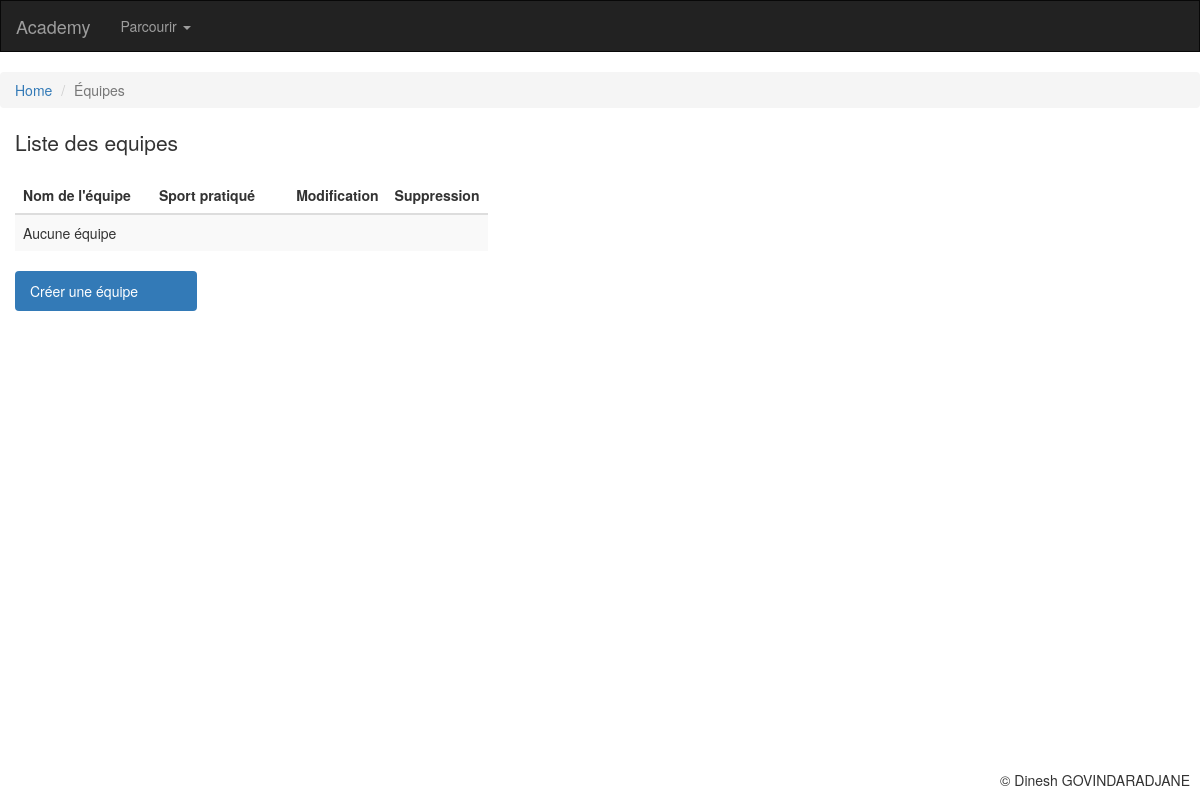
The page /academy/equipes/ on the database as committed earlier.
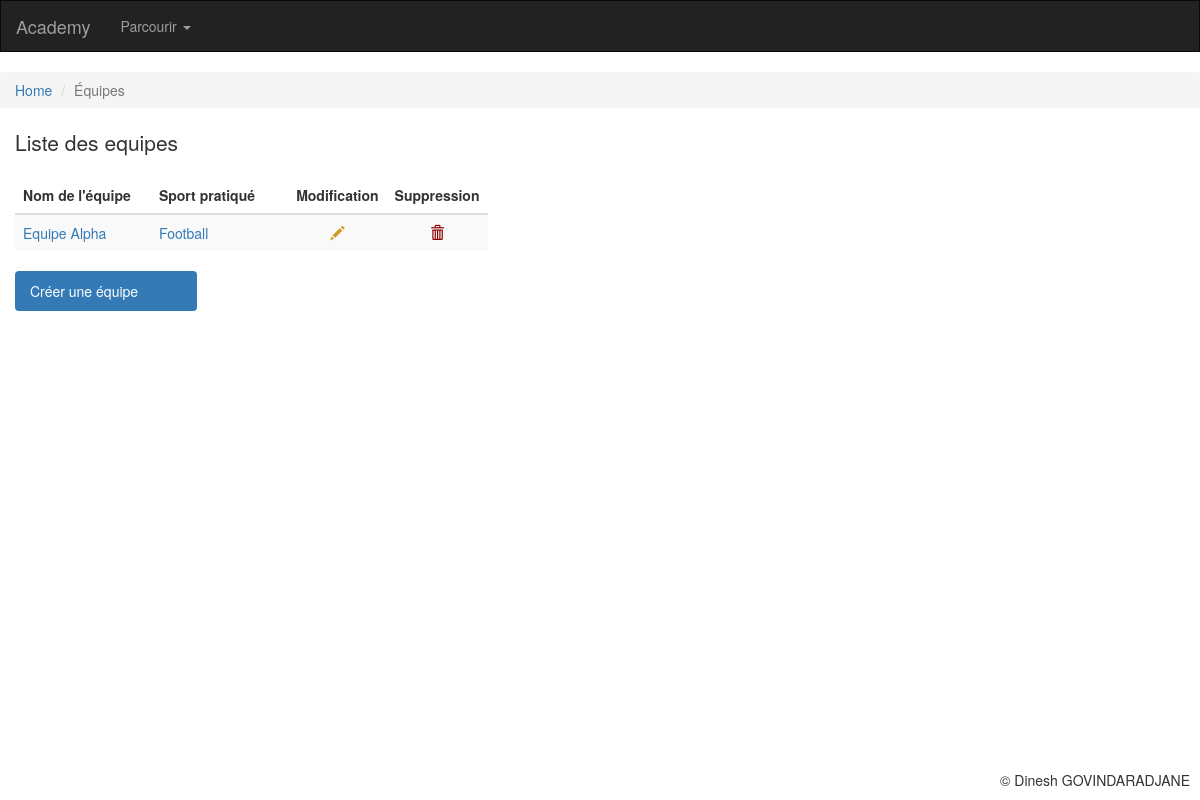
The same page on the database as committed later.
### academy/models.py (models this page shows, shortened)
class Equipe(models.Model):
    nomEquipe = models.CharField(
        max_length = 100,
        unique = True,
        )
    sport = models.ForeignKey(
        'Sport',
        on_delete = models.SET_NULL,
        blank = True,
        null = True,
        )
    joueurs = models.ManyToManyField(
        'Joueur',
        blank=True,
        )
    class Meta:
        verbose_name = "equipe"

class Sport(models.Model):
    nomSport = models.CharField(
        max_length = 100,
        unique = True,
        error_messages = {'unique':"Un sport du même nom existe déjà!"}
        )
    """Unique ne gère pas la casse. Une erreur est ajoutée manuellement forms.py"""
    class Meta:
        verbose_name = "sport"

### academy/views.py (the view)
# urls.py: path('equipes/', views.show_equipes, name='equipes'),
def show_equipes(request):
    equipes = Equipe.objects.all()
    return render(request, 'academy/equipes.html', {'equipes':equipes})

### academy/templates/academy/equipes.html (shortened to what this page needs)
{% extends "base.html" %}
{% block page_header %}Liste des equipes{% endblock %}
{% block position %}
<ul class="breadcrumb">
  <li><a href="{% url 'accueil' %}">Home</a></li>
  <li class="active">Équipes</li>
</ul>
{% endblock %}
{% block content %}
<div class="list-group col-lg-5 col-md-5 col-sm-5">
  <table class="table table-striped table-hover ">
  <thead>
    <tr>
      <th style="width: 40%">Nom de l'équipe</th>
      <th style="width: 40%">Sport pratiqué</th>
      <th style="width: 10%; text-align:center;">Modification</th>
      <th style="width: 10%; text-align:center;">Suppression</th>
    </tr>
  </thead>
    <tbody>
      {% for equipe in equipes %}
      <tr>
        <td><a href="{% url 'read_equipe' id_equipe=equipe.id %}">{{ equipe.nomEquipe }}</a></td>
        <td>
            {% if equipe.sport %}
                <a href="{% url 'read_sport' id_sport=equipe.sport.id %}">{{ equipe.sport.nomSport }}</a>
            {% else %}
                Aucun sport pratiqué
            {% endif %}
        </td>
        <td style="text-align:center;"><a href="{% url 'update_equipe' id_equipe=equipe.id %}" ><i class="glyphicon glyphicon-pencil"></i></a></td>
        <td style="text-align:center;"><a href="{% url 'delete_equipe' id_equipe=equipe.id %}" ><i class="glyphicon glyphicon-trash"></i></a></td>
      </tr>
      {% empty %}
      <tr>
        <td>Aucune équipe</td>
        <td></td>
        <td></td>
        <td></td>
      </tr>
      {% endfor %}
  </tbody>
</table>
<div class="list-group col-lg-5 col-md-5 col-sm-5">
<ul class="nav nav-pills nav-stacked">
  <li class="active"><a href="{% url 'create_equipe' %}">Créer une équipe</a></li>
</ul>
</div>
{% endblock %}

### templates/base.html (shortened to what this page needs)
<!DOCTYPE html>
<html lang="fr">
<head>
    {% load static %}
    <link rel="stylesheet" href="https://maxcdn.bootstrapcdn.com/bootstrap/3.4.0/css/bootstrap.min.css">
</head>
<body>
<nav class="navbar navbar-inverse" style="border-radius: 0px;">
  <div class="container-fluid">
    <div class="navbar-header">
      <a class="navbar-brand" href="{% url 'accueil' %}">Academy</a>
    </div>
    <ul class="nav navbar-nav">
      <li class="dropdown">
        <a class="dropdown-toggle" data-toggle="dropdown" href="#">Parcourir
        <span class="caret"></span></a>
      </li>
    </ul>
  </div>
</nav>
   <section id="content">
      {% block position %}{% endblock %}
      <div class="col-lg-12 col-md-12 col-sm-12">
        <p class="lead">
          {% block page_header %}{% endblock %}
        </p>
      {% block content %}{% endblock %}
      </div>
   </section>
<footer style="
    text-align: right;
    position: fixed;
    bottom: 10px;
    right: 10px;">
  &copy; Dinesh GOVINDARADJANE</footer>
</body>
</html>

### academy/templates/academy/equipes.html (style rules this page uses)
.glyphicon-pencil { color: #cd9b1d; }
.glyphicon-trash { color: #8b0000; }

Rows that differ between the two databases and show on the page:
added Equipe: nomEquipe "Equipe Alpha", sport.nomSport "Football"
Other text that changed with them:
text no longer shown: "Aucune équipe"
